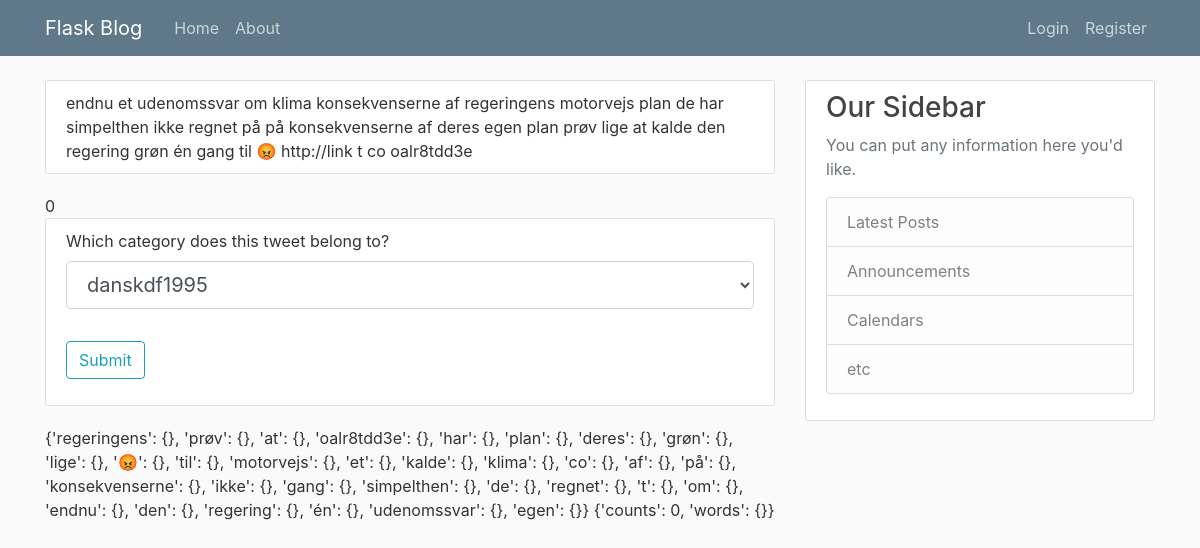
The app's page /analysis with its own data.
### nlp4all/models.py (models this page shows, shortened)
class Tweet(db.Model):
    id = db.Column(db.Integer, primary_key=True)
    time_posted = db.Column(db.DateTime)
    category = db.Column(db.Integer, db.ForeignKey('tweet_tag_category.id'))
    handle = db.Column(db.String(15))
    full_text = db.Column(db.String(280))
    words = db.Column(JSON)
    hashtags = db.Column(JSON)
    tags = db.relationship('TweetTag')
    links = db.Column(JSON)
    mentions = db.Column(JSON)
    url = db.Column(db.String(200))
    text = db.Column(db.String(300))

class BayesianAnalysis(db.Model):
    id = db.Column(db.Integer, primary_key=True)
    user = db.Column(db.Integer, db.ForeignKey('user.id'))
    name = db.Column(db.String(50))
    filters = db.Column(JSON)
    features = db.Column(JSON)
    tags = db.relationship('TweetTag') # this also tells us which tweets
    data = db.Column(JSON)
    project = db.Column(db.Integer, db.ForeignKey('project.id'))
    def categorize(self, words):
        categories = Project.query.get(self.project).categories
        category_names = [c.name for c in categories if  c.name in self.data.keys()]
        predictions = {}
        if self.data['counts'] == 0:
            return {word : {category : 0 for category in category_names} for word in words}

### nlp4all/routes.py (the view, shortened to what this page needs)
@app.route("/analysis", methods=['GET', 'POST'])
def analyis():
    analysis_id = request.args.get('analysis', 1, type=int)
    analysis = BayesianAnalysis.query.get(analysis_id)
    project = Project.query.get(analysis.project)
    categories = TweetTagCategory.query.filter(TweetTagCategory.id.in_([p.id for p in project.categories])).all()
    tweets = [t for cat in categories for t in cat.tweets]
    the_tweet = sample(tweets, 1)[0]
    predictions = analysis.categorize(set(the_tweet.words))
    form = TaggingForm()
    form.choices.choices  = [( str(c.id), c.name ) for c in categories]
    number_of_tagged = len(analysis.tags)
    data = {}
    data['number_of_tagged']  = number_of_tagged
    return render_template('analysis.html', analysis=analysis, tweet = the_tweet, form = form, predictions = predictions, **data)

### nlp4all/forms.py
class TaggingForm(FlaskForm):
    choices = SelectField("Which category does this tweet belong to?")
    submit = SubmitField("Submit")

### nlp4all/templates/analysis.html (shortened to what this page needs)
{% extends "layout.html" %}
{% block content %}
<div class="content-section">
{{ tweet.text }}
</div>
{{ number_of_tagged }}
    <div class="content-section">
        <form method="POST" action="">
            <fieldset class="form-group">
                <div class="form-group">
                    {{ form.choices.label(class="form-control-label")}}<br>
                    {{ form.choices(class="form-control form-control-lg")}}
                </div>
            </fieldset>
            <div class="form-group">
                {{ form.submit(class="btn btn-outline-info") }}
            </div>
        </form>
    </div>
{{ predictions }}
{{ analysis.data }}
{% endblock content %}

### nlp4all/static/main.css (style rules this page uses)
body { background: #fafafa; color: #333333; margin-top: 5rem; }
.content-section { background: #ffffff; padding: 10px 20px; border: 1px solid #dddddd; border-radius: 3px; margin-bottom: 20px; }

### records on screen
Tweet: text "endnu et udenomssvar om klima konsekvenserne af regeringens motorvejs plan de har simpelthen ikke regnet på på konsekvenserne af deres egen plan prøv lige at kalde den regering grøn én gang til 😡 http://link t co oalr8tdd3e"
BayesianAnalysis: data "{'counts': 0, 'words': {}}"

### other values on screen
{{ number_of_tagged }} "0"
